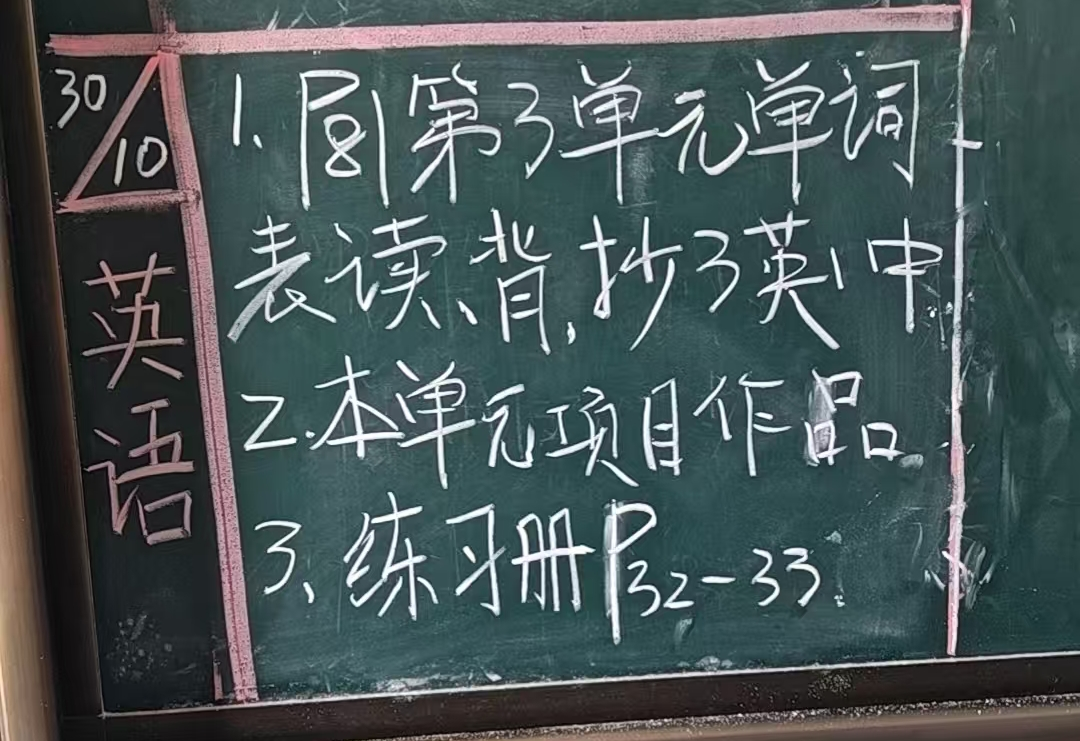
#> input picture skills/blackboard-to-printable/assets/example-input.jpg, 1080 x 741 px
$ python blackboard_to_printable.py ../assets/example-input.jpg
#> lines starting #> are read from the running program, lines starting #| are printed output that depends on the picture; after the words box and inside, x2 and y2 are one past the last pixel; in counts of white or black regions, pixels touching at a corner belong together
#!/usr/bin/env python3
# -*- coding: utf-8 -*-
"""Blackboard and whiteboard photo to black-on-white printable document converter.

Turns photos of classroom blackboards, greenboards, or whiteboards into clean,
black-text-on-white-background printable PNG and A4 PDF files. Preserves original
handwriting, diagrams, formulas, and spatial layout without OCR, transcription,
or artificial retyping.

Dependencies:
    Pillow >= 10.0.0
    numpy >= 1.24.0

Usage:
    python3 blackboard_to_printable.py input_photo.jpg --out-dir output_dir
"""

from __future__ import annotations

import argparse
import os
import sys
from typing import Any, Tuple

import numpy as np
from PIL import Image, ImageFilter, ImageOps


def load_gray(path: str, max_side: int = 2500) -> Image.Image:
    """Load an image, apply EXIF orientation, convert to grayscale, and cap the longest side."""
    img = Image.open(path)
    img = ImageOps.exif_transpose(img).convert("L")
    if max(img.size) > max_side:
        scale = max_side / max(img.size)
        img = img.resize((round(img.width * scale), round(img.height * scale)), Image.LANCZOS)
    return img


def estimate_background(gray: Image.Image) -> Image.Image:
    """Estimate board background illumination and gradient using large-radius Gaussian blur.

    This serves as flat-field correction, capturing non-uniform lighting, shadows,
    and eraser smudges into the background model so they do not become foreground strokes.
    """
    radius = max(gray.size) / 15.0
    return gray.filter(ImageFilter.GaussianBlur(radius))


def stroke_strength(
    gray: Image.Image,
    bg: Image.Image,
    mode: str = "auto",
) -> Tuple[np.ndarray, str]:
    """Calculate stroke contrast map against the estimated background.

    In blackboard mode, chalk is brighter than the board (g - b > 0).
    In whiteboard mode, marker ink is darker than the board (b - g > 0).
    In auto mode, background brightness determines board type.

    Returns:
        Tuple of (stroke_strength_array, detected_mode)
    """
    g = np.asarray(gray, dtype=np.float32)
    b = np.asarray(bg, dtype=np.float32)

    if mode == "auto":
        is_whiteboard = float(np.median(b)) > 127.0
        resolved_mode = "whiteboard" if is_whiteboard else "blackboard"
    elif mode == "whiteboard":
        resolved_mode = "whiteboard"
    elif mode == "blackboard":
        resolved_mode = "blackboard"
    else:
        raise ValueError(f"Unknown mode '{mode}'. Choose 'auto', 'blackboard', or 'whiteboard'.")

    if resolved_mode == "whiteboard":
        s = np.clip(b - g, 0.0, None)
    else:
        s = np.clip(g - b, 0.0, None)

    hi = float(np.percentile(s, 99.5))
    if hi > 0.0:
        s = s / hi * 255.0
    return np.clip(s, 0.0, 255.0).astype(np.uint8), resolved_mode


def otsu(x: np.ndarray) -> int:
    """Compute Otsu automatic global threshold via pure numpy implementation."""
    hist = np.bincount(x.ravel(), minlength=256).astype(np.float64)
    total = x.size
    sum_total = np.dot(np.arange(256), hist)
    sum_b = 0.0
    w_b = 0.0
    best_t, best_v = 0, -1.0

    for t in range(256):
        w_b += hist[t]
        if w_b == 0 or w_b == total:
            continue
        sum_b += t * hist[t]
        w_f = total - w_b
        m_b = sum_b / w_b
        m_f = (sum_total - sum_b) / w_f
        v = w_b * w_f * ((m_b - m_f) ** 2)
        if v > best_v:
            best_v, best_t = v, t

    return best_t


def estimate_skew(mask_img: Image.Image, max_angle: float = 5.0, step: float = 0.2) -> float:
    """Estimate image tilt angle using projection profile variance.

    Horizontal text lines maximize variance of row sums. Restricts search to
    small angles [-max_angle, max_angle] to avoid false 90-degree rotations.
    """
    small = mask_img.copy()
    small.thumbnail((600, 600))
    best_a, best_s = 0.0, -1.0
    a = -max_angle
    while a <= max_angle + 1e-9:
        r = small.rotate(a, resample=Image.BILINEAR, fillcolor=0)
        score = float(np.asarray(r, dtype=np.float32).sum(axis=1).var())
        if score > best_s:
            best_s, best_a = score, a
        a += step
    return round(best_a, 2) if abs(best_a) >= 0.3 else 0.0


def convert(
    input_path: str,
    out_png: str,
    out_pdf: str | None = None,
    thresh_offset: int = 15,
    deskew: bool = True,
    mode: str = "auto",
    orientation: str = "auto",
    max_side: int = 2500,
) -> dict[str, Any]:
    """Convert blackboard/whiteboard photo to high-contrast printable files.

    Args:
        input_path: Path to source image file.
        out_png: Destination path for output PNG image.
        out_pdf: Optional destination path for 300 DPI A4 PDF.
        thresh_offset: Threshold adjustment added to Otsu value (+ lowers sensitivity, - increases).
        deskew: Whether to estimate and correct small skew angles.
        mode: Board type ('auto', 'blackboard', or 'whiteboard').
        orientation: PDF page orientation ('auto', 'landscape', or 'portrait').
        max_side: Maximum dimension for processing downscale (preserves aspect ratio).

    Returns:
        dict containing execution metrics and output paths.
    """
    gray = load_gray(input_path, max_side=max_side)
    bg = estimate_background(gray)
    s, detected_mode = stroke_strength(gray, bg, mode=mode)
    t = otsu(s) + thresh_offset
    mask = Image.fromarray((s > t).astype(np.uint8) * 255)

    # Morphological opening (erode then dilate) to eliminate small isolated noise specks
    mask = mask.filter(ImageFilter.MinFilter(3)).filter(ImageFilter.MaxFilter(3))

    angle = estimate_skew(mask) if deskew else 0.0
    if angle != 0.0:
        mask = mask.rotate(angle, resample=Image.BILINEAR, fillcolor=0, expand=True).point(
            lambda v: 255 if v > 127 else 0
        )

    # Invert binary mask: strokes become black (0), background becomes white (255)
    page = ImageOps.invert(mask)
    page.save(out_png)

    if out_pdf:
        # Resolve A4 dimensions @ 300 DPI (standard: 3508 x 2480 px landscape, 2480 x 3508 px portrait)
        if orientation == "portrait" or (orientation == "auto" and page.height > page.width):
            a4_size = (2480, 3508)
        else:
            a4_size = (3508, 2480)

        a4 = Image.new("L", a4_size, 255)
        m = round(min(a4.size) * 0.04)
        fit = ImageOps.contain(page, (a4.width - 2 * m, a4.height - 2 * m), Image.LANCZOS)
        a4.paste(fit, ((a4.width - fit.width) // 2, (a4.height - fit.height) // 2))
        a4.save(out_pdf, "PDF", resolution=300.0)

    return {
        "angle": angle,
        "threshold": t,
        "mode": detected_mode,
        "width": page.width,
        "height": page.height,
        "out_png": out_png,
        "out_pdf": out_pdf,
    }


def build_parser() -> argparse.ArgumentParser:
    """Build CLI argument parser."""
    ap = argparse.ArgumentParser(
        description="Turn a blackboard or whiteboard photo into a black-on-white printable file"
    )
    ap.add_argument("input", help="Path to input photo (JPG, PNG, HEIC, WEBP, etc.)")
    ap.add_argument("--out-dir", default=".", help="Output directory (default: current directory)")
    ap.add_argument("--name", default=None, help="Base name for output files (default: input file name stem)")
    ap.add_argument(
        "--mode",
        choices=["auto", "blackboard", "whiteboard"],
        default="auto",
        help="Board type: 'auto' (detects background tone), 'blackboard' (chalk), or 'whiteboard' (marker)",
    )
    ap.add_argument(
        "--thresh-offset",
        type=int,
        default=15,
        help="Threshold offset added to Otsu value: lower (e.g. 5) for faint strokes, raise (e.g. 30) for heavy noise",
    )
    ap.add_argument(
        "--orientation",
        choices=["auto", "landscape", "portrait"],
        default="auto",
        help="PDF page orientation: 'auto' matches image aspect ratio, or force 'landscape'/'portrait'",
    )
    ap.add_argument(
        "--max-side",
        type=int,
        default=2500,
        help="Longest dimension cap in pixels for processing (default: 2500)",
    )
    ap.add_argument("--no-deskew", action="store_true", help="Skip automatic tilt straightening")
    ap.add_argument("--no-pdf", action="store_true", help="Output only PNG image, omit PDF")
    return ap


def main(argv: list[str] | None = None) -> int:
    """Main CLI entrypoint."""
    parser = build_parser()
    args = parser.parse_args(argv)

    if not os.path.isfile(args.input):
        print(f"ERROR: Input file not found: {args.input}", file=sys.stderr)
        return 1

    base = args.name or os.path.splitext(os.path.basename(args.input))[0]
    os.makedirs(args.out_dir, exist_ok=True)
    out_png = os.path.join(args.out_dir, f"{base}-printable.png")
    out_pdf = None if args.no_pdf else os.path.join(args.out_dir, f"{base}-printable.pdf")

    try:
        result = convert(
            input_path=args.input,
            out_png=out_png,
            out_pdf=out_pdf,
            thresh_offset=args.thresh_offset,
            deskew=not args.no_deskew,
            mode=args.mode,
            orientation=args.orientation,
            max_side=args.max_side,
        )
#> in load_gray, img is the input picture: PIL image 1080x741 RGB; mean R, G, B 73, 85.7, 86.8
#> in estimate_background, `return gray.filter(ImageFilter.GaussianBlur(radius))`:
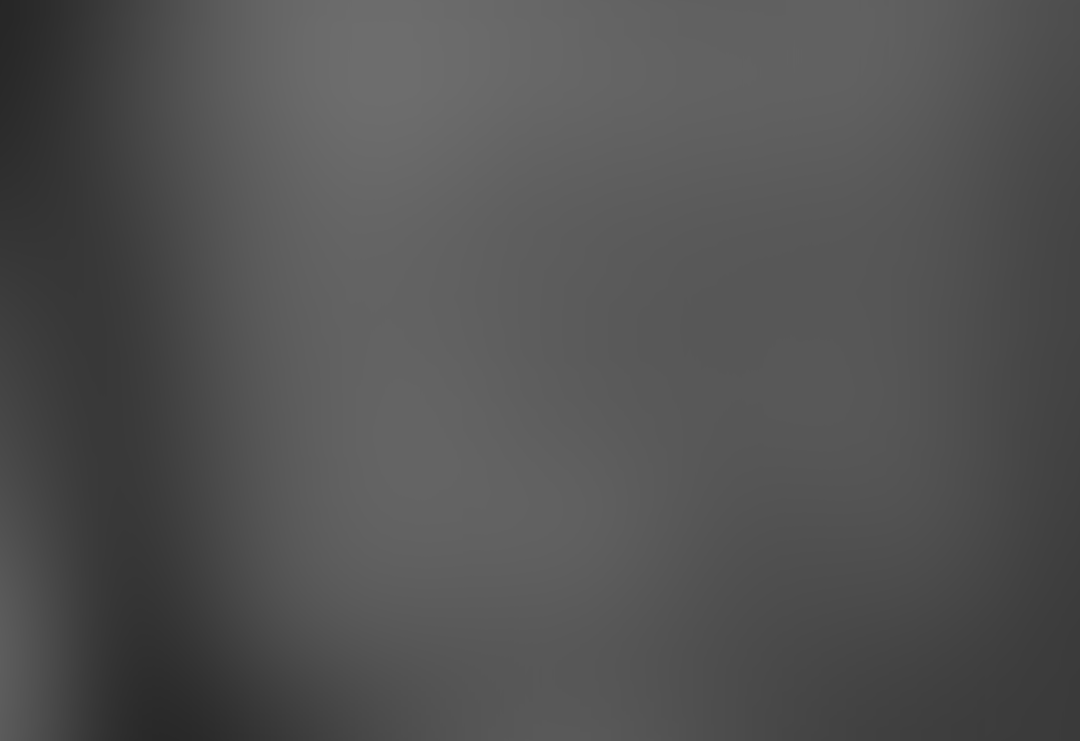
#> returned value: PIL image 1080x741 L; min 38, max 109, mean 82.3
#> in stroke_strength, `is_whiteboard = float(np.median(b)) > 127.0`: is_whiteboard = False
#> in stroke_strength, `resolved_mode = "whiteboard" if is_whiteboard else "blackboard"`: resolved_mode = 'blackboard'
#> in stroke_strength, `s = np.clip(g - b, 0.0, None)`:
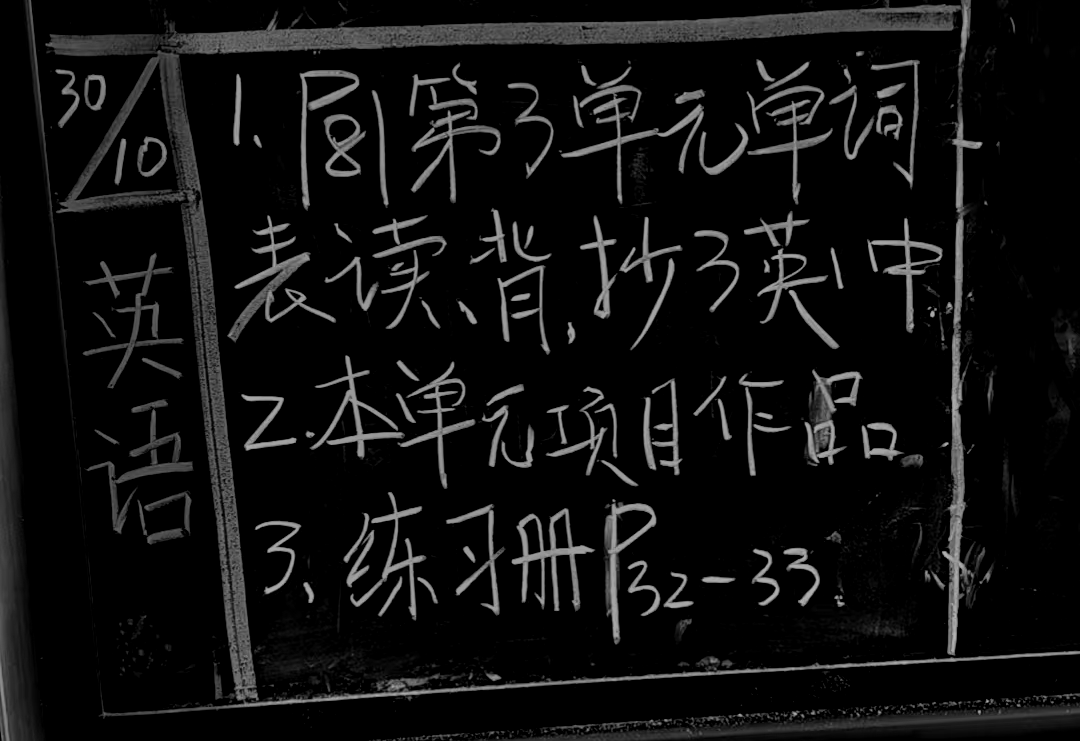
#> s: shape (741, 1080) float32; min 0, max 180, mean 16
#> in stroke_strength, `hi = float(np.percentile(s, 99.5))`: hi = 159
#> in convert, `s, detected_mode = stroke_strength(gray, bg, mode=mode)`:
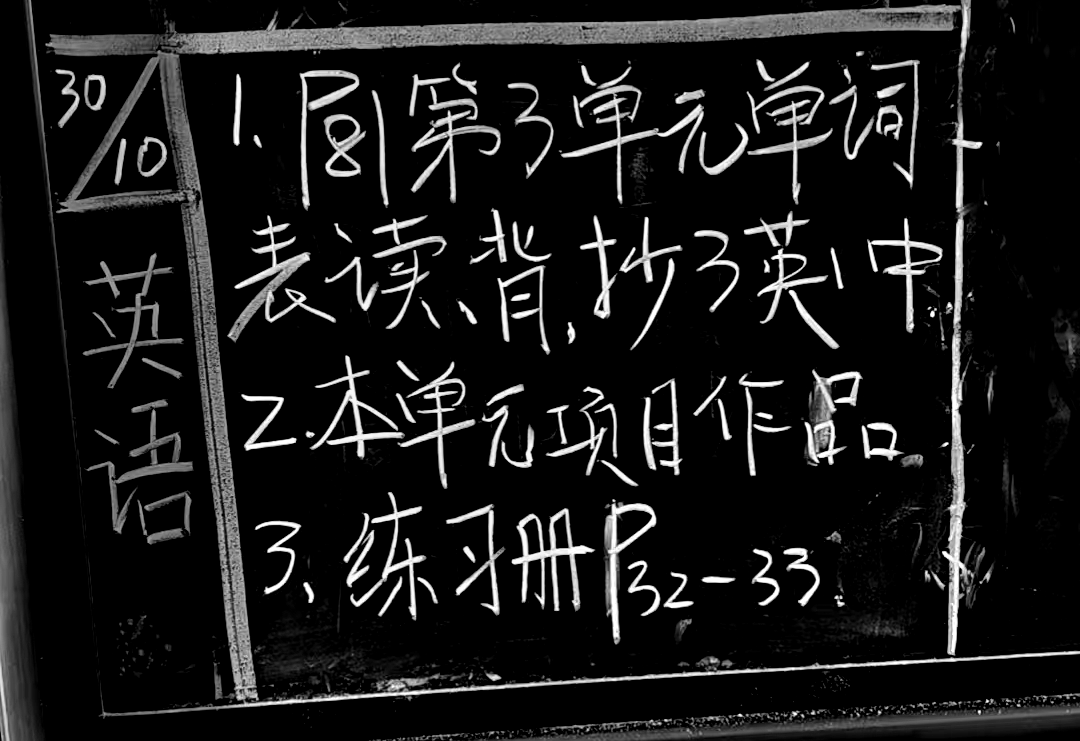
#> s: shape (741, 1080); min 0, max 255, mean 25.5
#> in convert, `s, detected_mode = stroke_strength(gray, bg, mode=mode)`: detected_mode = 'blackboard'
#> in otsu, `hist = np.bincount(x.ravel(), minlength=256).astype(np.float64)`: hist = 256 values, max 611835 at index 0, min 0 at index 2, mean 3126.1
#> in otsu, `sum_total = np.dot(np.arange(256), hist)`: sum_total = 20427304
#> the loop in otsu, `for t in range(256):` made 256 passes
#> (w_b, sum_b, w_f, m_b, m_f, best_v) on passes 1, 2, 4, 5, 7, 9, 10, 12, 13, 15, 17, 18: (611835, 0, 188445, 0, 108.4, 1.35e+15), (616123, 4288, 184157, 0.00696, 110.9, 1.4e+15), (620127, 16300, 180153, 0.0263, 113.3, 1.43e+15), (623732, 30720, 176548, 0.0493, 115.5, 1.47e+15), (626896, 49704, 173384, 0.0793, 117.5, 1.5e+15), (629799, 72928, 170481, 0.116, 119.4, 1.53e+15), (632398, 96319, 167882, 0.152, 121.1, 1.55e+15), (634937, 124248, 165343, 0.196, 122.8, 1.58e+15), (637226, 151716, 163054, 0.238, 124.3, 1.6e+15), (639434, 182628, 160846, 0.286, 125.9, 1.62e+15), (641487, 215476, 158793, 0.336, 127.3, 1.64e+15), (643367, 247436, 156913, 0.385, 128.6, 1.66e+15)
#> after the loop in otsu, `for t in range(256):`: best_t = 85; best_v = 1.95e+15; sum_b = 19333609; w_b = 800280
#> in convert, `t = otsu(s) + thresh_offset`: t = 100
#> in convert, `mask = Image.fromarray((s > t).astype(np.uint8) * 255)`:
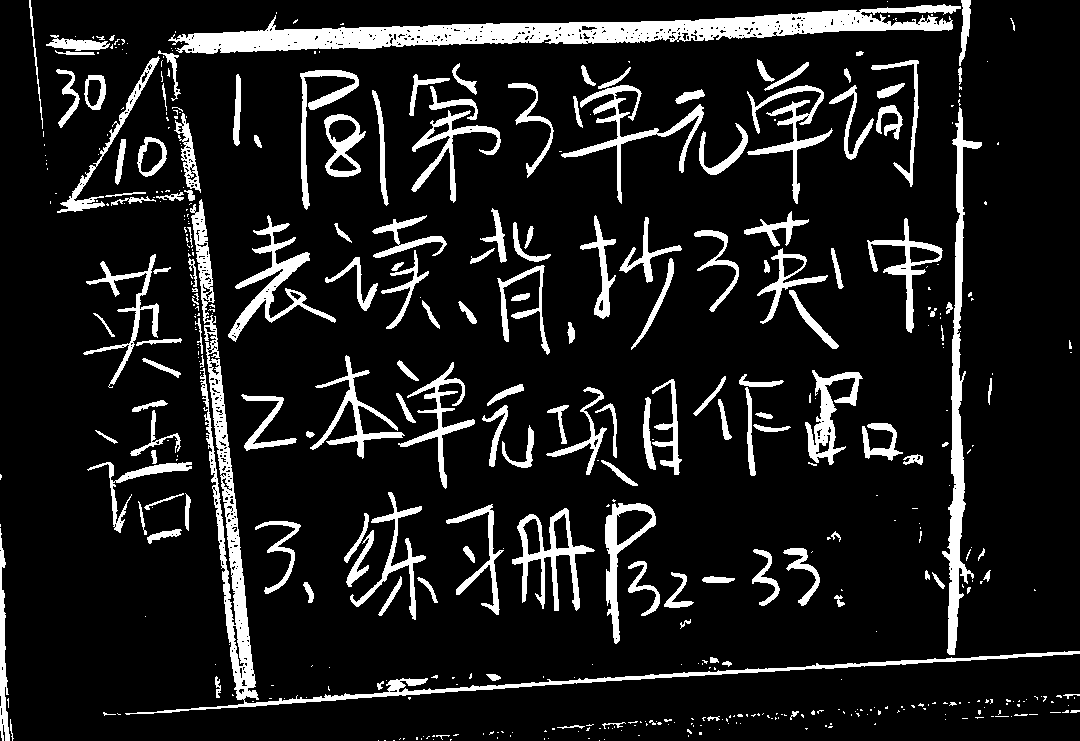
#> mask: PIL image 1080x741 L; 11.9% white; 492 white regions (334 under 20 px), largest, box (x1, y1, x2, y2) and area: (168, 4, 961, 54) 14804, (125, 199, 1080, 715) 10784, (942, 107, 982, 655) 5042
#> in convert, `mask = mask.filter(ImageFilter.MinFilter(3)).filter(ImageFilter.MaxFil..`: mask: PIL image 1080x741 L; 11% white; 295 white regions (87 under 20 px), largest, box (x1, y1, x2, y2) and area: (180, 5, 961, 54) 14173, (942, 109, 982, 655) 4962, (222, 513, 257, 700) 2816
#> the loop in estimate_skew, `while a <= max_angle + 1e-9:` made 51 passes
#> (score, best_s, best_a) on passes 1 to 12: (104313032, 104313032, -5), (112116096, 112116096, -4.8), (120983360, 120983360, -4.6), (131233128, 131233128, -4.4), (143286560, 143286560, -4.2), (158218272, 158218272, -4), (176241840, 176241840, -3.8), (192132144, 192132144, -3.6), (200328448, 200328448, -3.4), (204615216, 204615216, -3.2), (209608880, 209608880, -3), (216788912, 216788912, -2.8)
#> score on passes 18 to 23: 246069056, 240071616, 232008144, 221575600, 209468144, 196444656
#> pass 1, in estimate_skew, `r = small.rotate(a, resample=Image.BILINEAR, fillcolor=0)`:
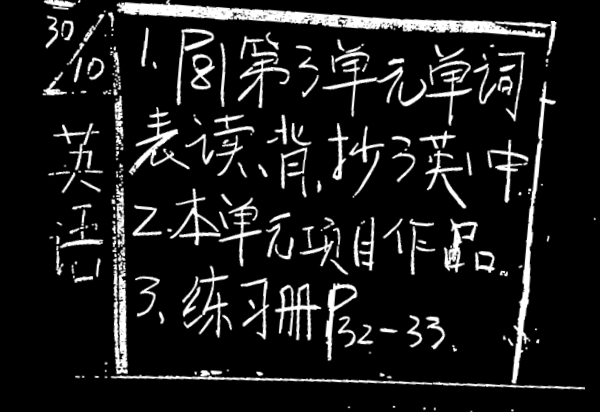
#> r: PIL image 600x412 L; min 0, max 255, mean 27.5
#> after the loop in estimate_skew, `while a <= max_angle + 1e-9:`: a = 5.2; best_a = -1.8; best_s = 249731376
#> in convert, `angle = estimate_skew(mask) if deskew else 0.0`: angle = -1.8
#> in convert, `mask = mask.rotate(angle, resample=Image.BILINEAR, fillcolor=0, expand..`: mask: PIL image 1104x775 L; 10.2% white; 295 white regions (90 under 20 px), largest, box (x1, y1, x2, y2) and area: (203, 30, 984, 63) 14239, (948, 139, 1001, 685) 4962, (228, 520, 259, 707) 2824
#> in convert, `a4 = Image.new("L", a4_size, 255)`: a4: PIL image 3508x2480 L; every value is 255
#> in convert, `a4.paste(fit, ((a4.width - fit.width) // 2, (a4.height - fit.height) /..`:
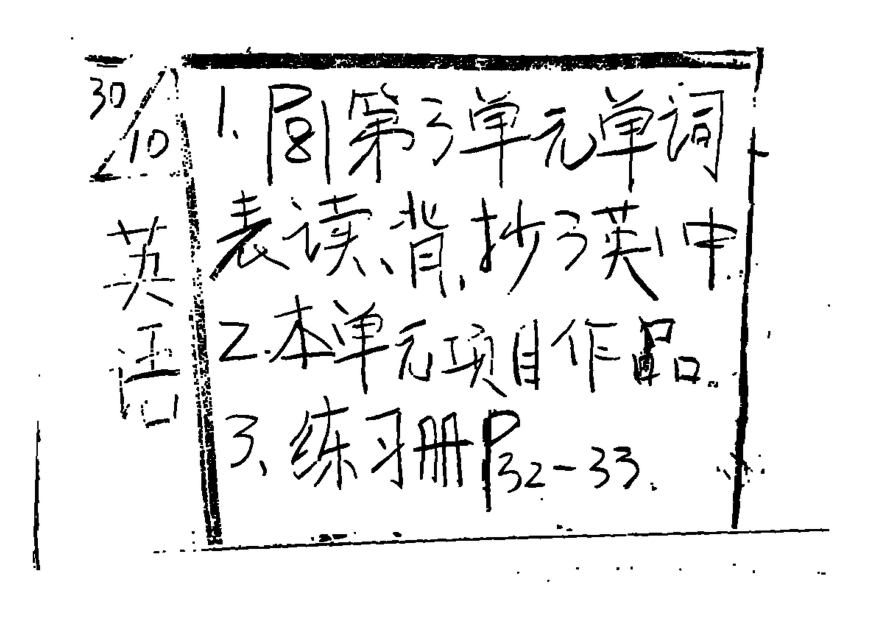
#> a4: PIL image 3508x2480 L (shown at 1/4 size); min 0, max 255, mean 232.8
#> result = {'angle': -1.8, 'threshold': 100, 'mode': 'blackboard', 'width': 1104, 'height': 775, 'out_png': './example-input-printable.png', 'out_pdf': './example-input-printable.pdf'}
    except Exception as exc:
        print(f"ERROR: Conversion failed: {exc}", file=sys.stderr)
        return 1

    print(
        f"Mode: {result['mode']} | Threshold: {result['threshold']} | Deskew angle: {result['angle']:.1f}°"
    )
#| Mode: blackboard | Threshold: 100 | Deskew angle: -1.8°
    print(f"PNG: {result['out_png']} ({result['width']}x{result['height']})")
#| PNG: ./example-input-printable.png (1104x775)
    if result["out_pdf"]:
        print(f"PDF: {result['out_pdf']} (A4 @ 300 DPI)")
#| PDF: ./example-input-printable.pdf (A4 @ 300 DPI)

    return 0


if __name__ == "__main__":
    sys.exit(main())
#> (the program exits here)
